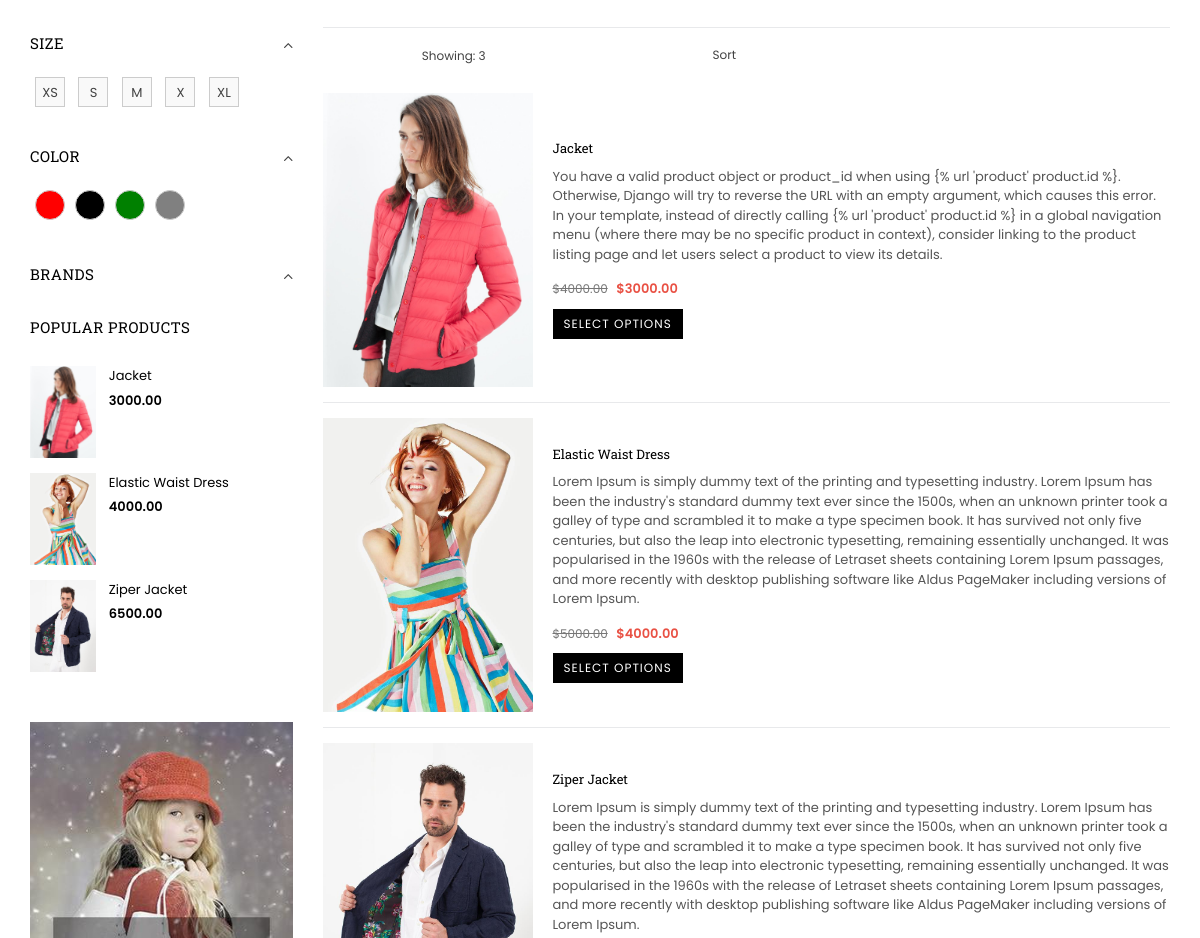
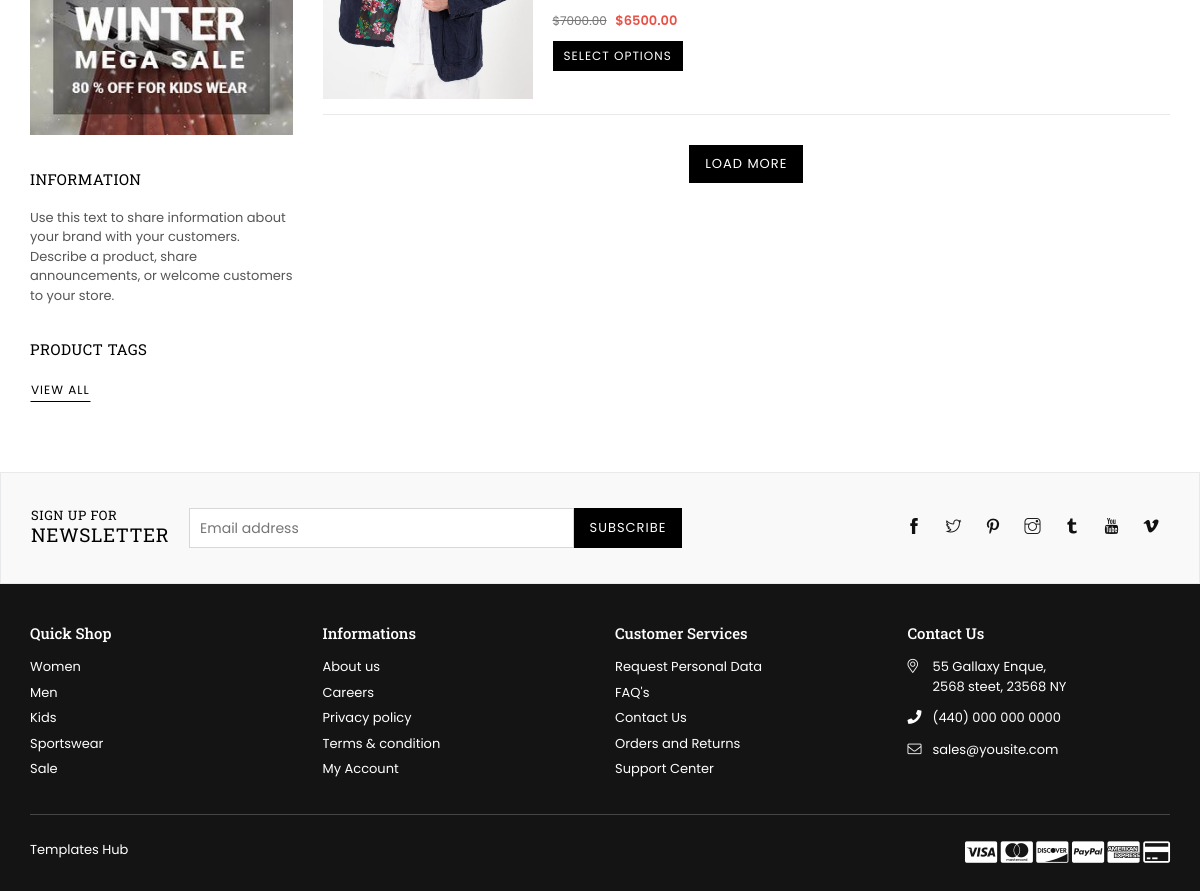
The page /shop/ (lower part) on the database as committed earlier (2 pictures, top to bottom).
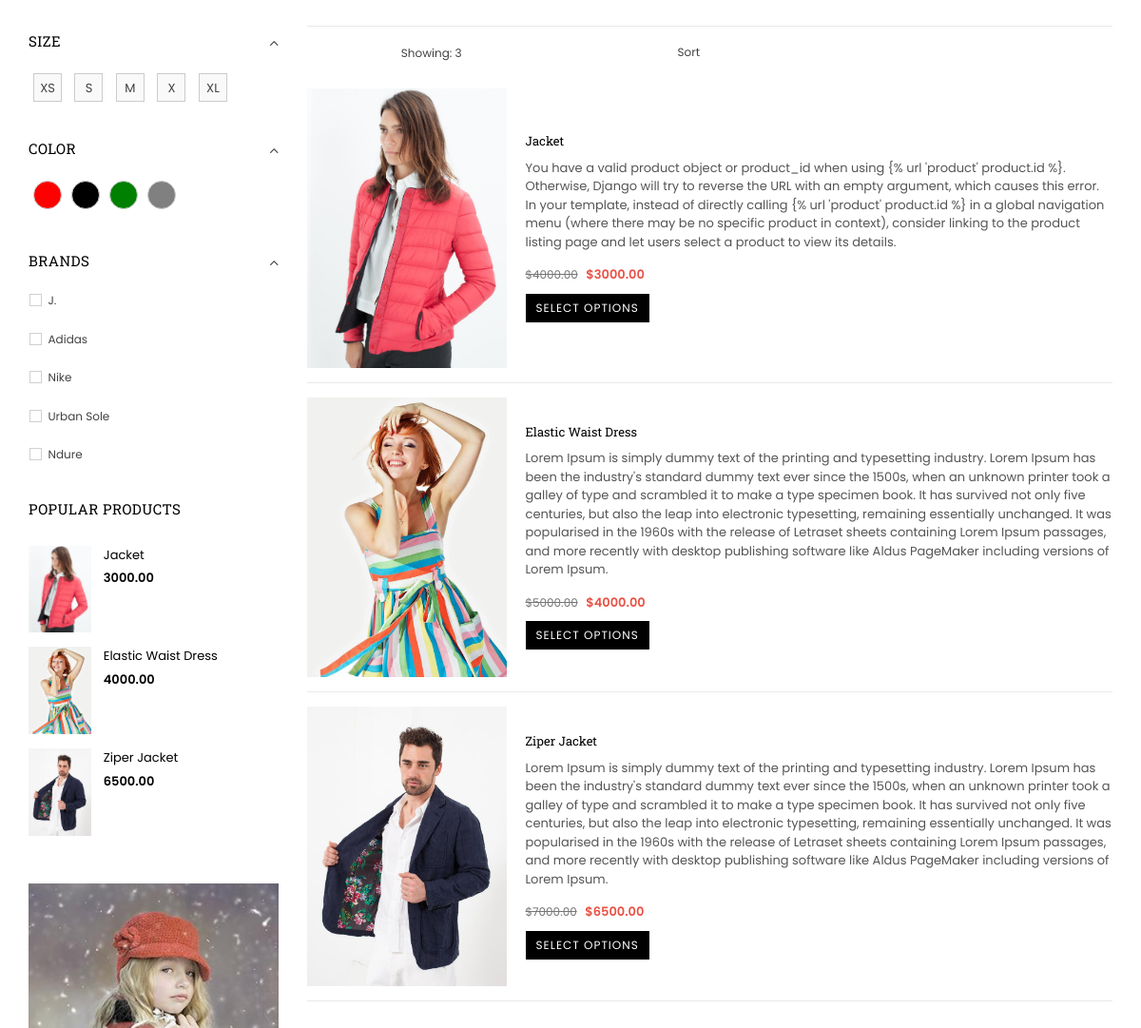
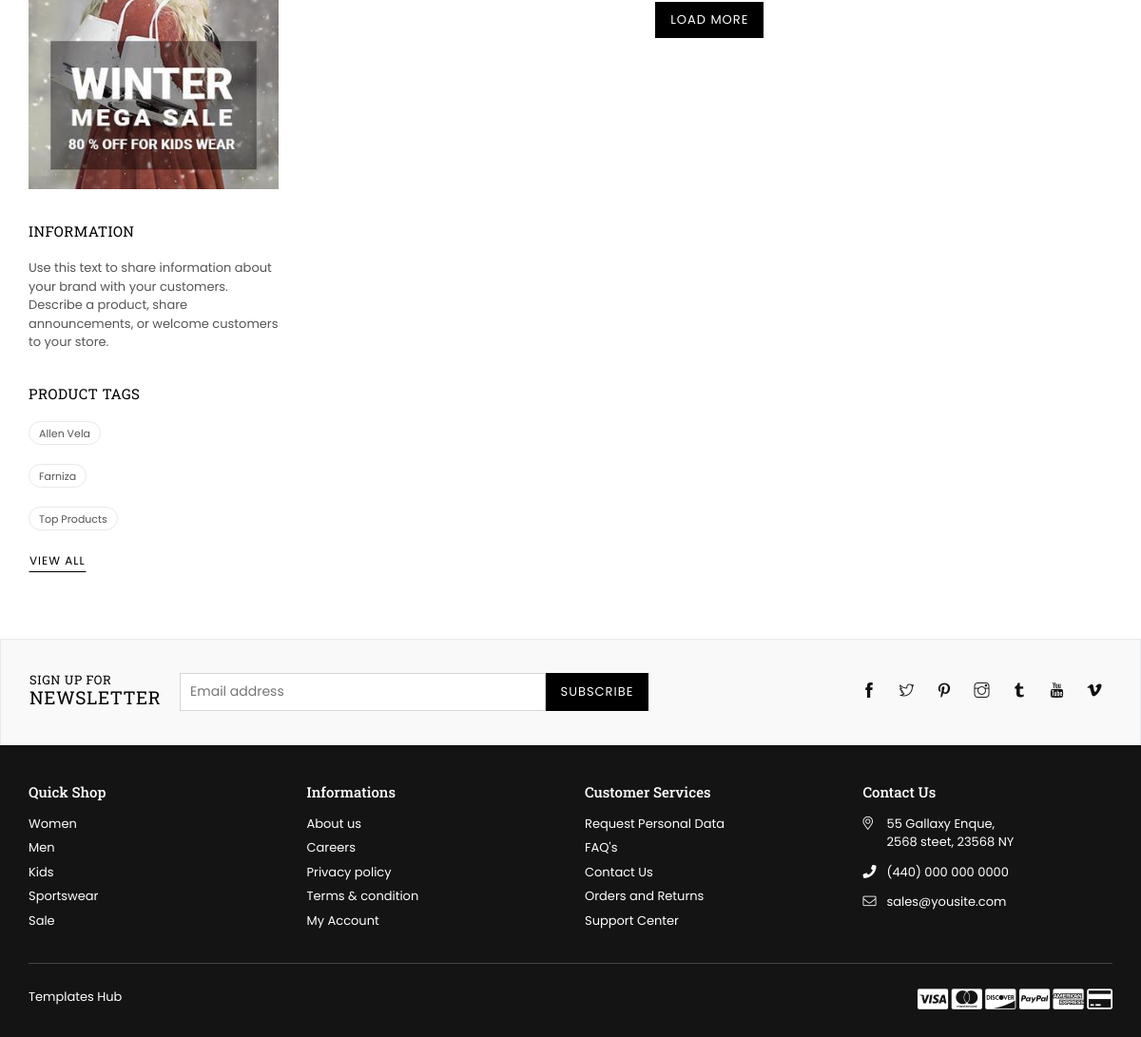
The same page on the database as committed later (2 pictures, top to bottom).
### app/models.py (models this page shows, shortened)
class Size(models.Model):
    name = models.CharField(max_length=10, unique=True)  # e.g., "XS", "S", "M", "L", "XL"

class Color(models.Model):
    name = models.CharField(max_length=50, unique=True)  # e.g., "Red", "Black"
    code = models.CharField(max_length=7, unique=True)  # e.g., "#FF0000"

class Product(models.Model):
    name = models.CharField(max_length=255)
    description = models.TextField()
    price = models.DecimalField(max_digits=10, decimal_places=2)
    slug= models.SlugField(unique=True)
    discounted_price = models.DecimalField(max_digits=10, decimal_places=2, null=True, blank=True)
    SKU = models.CharField(max_length=50, unique=True)
    stock = models.IntegerField()
    rating = models.FloatField()
    reviews_count = models.IntegerField()
    in_stock = models.BooleanField(default=True)
    is_new = models.BooleanField(default=False)
    is_on_sale = models.BooleanField(default=False)
    available_colors = models.ManyToManyField(Color, blank=True)
    available_sizes = models.ManyToManyField(Size, blank=True)
    product_type = models.CharField(max_length=50)
    collection = models.CharField(max_length=100)
    main_image = models.ImageField(upload_to='app/images/product_images/')
    hover_image = models.ImageField(upload_to='app/images/product_images/', blank=True, null=True)
    discount_percentage = models.IntegerField(null=True, blank=True)
    limited_stock_message = models.CharField(max_length=255, null=True, blank=True)
    is_featured= models.BooleanField(default=False)
    brand = models.ForeignKey(Brand, on_delete=models.CASCADE, null=True)
    tags = models.ManyToManyField(Tag, blank=True)

class Brand(models.Model):
    name = models.CharField(max_length=100)

class Tag(models.Model):
    name= models.CharField(max_length=100)
    description= models.CharField(max_length=100)
    slug= models.SlugField(max_length=200, unique=True)

### app/views.py (the view)
# urls.py: path('', views.shop_page, name='shop'),
def shop_page(request):
    categories = Category.objects.filter(parent__isnull=True)
    products = Product.objects.all()
    colors= Color.objects.all()
    sizes = Size.objects.all()
    brands= Brand.objects.all()
    tags= Tag.objects.all()
    selected_size = request.GET.get('size')
    if selected_size:
        products = products.filter(available_sizes__name=selected_size)
    price = request.GET.get('amount')
    if price:
        products = products.filter(price__lte=price)
    sort_option = request.GET.get('SortBy', 'title-ascending')
    if sort_option == 'best-selling':
        products = products.order_by('-is_on_sale')  # Example: Sort by sales
    elif sort_option == 'alphabetically-az':
        products = products.order_by('name')
    elif sort_option == 'alphabetically-za':
        products = products.order_by('-name')
    elif sort_option == 'price-low-high':
        products = products.order_by('price')
    elif sort_option == 'price-high-low':
        products = products.order_by('-price')
    elif sort_option == 'discounted':
        products = products.order_by('-discounted_price')
    elif sort_option == 'non-discounted':
        products = products.order_by('discounted_price')
    product_count = products.count()
    context = {
        "categories": categories,
        "products": products,
        'colors':colors,
        'sizes':sizes,
        'brands':brands,
        'tags':tags,
        'selected_size': selected_size,
        'sort_option': sort_option,
        'product_count': product_count,
    }
    return render(request, 'app/shop.html', context)

### app/templates/app/shop.html (shortened to what the changed rows need)
{% extends 'base.html' %}
{% load static %}
{% block content %}
    <div id="page-content">
        <div class="container">
        	<div class="row">
            	<div class="col-12 col-sm-12 col-md-3 col-lg-3 sidebar filterbar">
                	<div class="sidebar_tags">
                        <div class="sidebar_widget filterBox filter-widget">
                        <div class="widget-title"><h2>Size</h2></div>
                        <form method="get" action="{% url 'shop' %}">
                            <div class="filter-size swatch-list clearfix">
                                {% for size in sizes %}
                                <label style="display: inline-block; margin: 5px;">
                                    <span class="size-btn"
                                        style="display: inline-block; width: 30px; height: 30px; border: 1px solid #ccc; text-align: center; line-height: 30px; font-weight: normal; background-color: #f9f9f9; cursor: pointer;">
                                        {{ size.name }}
                                    </span>
                                </label>
                                {% endfor %}
                            </div>
                        </form>
                    </div>
                        <div class="sidebar_widget filterBox filter-widget">
                        <div class="widget-title"><h2>Color</h2></div>
                        <form method="get" action="{% url 'shop' %}">
                            <div class="filter-color swatch-list clearfix">
                                {% for color in colors %}
                                <label style="display: inline-block; margin: 5px;">
                                    <span class="swatch-btn"
                                        style="display: inline-block; width: 30px; height: 30px; border: 1px solid #ccc; border-radius: 50%; background-color: {{ color.name|lower }}; cursor: pointer;">
                                    </span>
                                </label>
                                {% endfor %}
                            </div>
                        </form>
                    </div>
                        <div class="sidebar_widget filterBox filter-widget">
                            <div class="widget-title"><h2>Brands</h2></div>
                            {% for brand in brands %}
                                <ul>
                                <li>
                                  <label for="check1"><span></span>{{brand.name}}</label>
                                </li>
                            </ul>
                            {% endfor %}
                        </div>
						<div class="sidebar_widget">
                        	<div class="widget-title"><h2>Popular Products</h2></div>
							<div class="widget-content">
                                <div class="list list-sidebar-products">
                                  <div class="grid">
                                    {% for product in products %}
                                    <div class="grid__item">
                                      <div class="mini-list-item">
                                        <div class="mini-view_image">
                                            <a class="grid-view-item__link" href="#">
                                                <img class="grid-view-item__image" src="{{product.main_image.url}}" alt="" />
                                            </a>
                                        </div>
                                        <div class="details"> <a class="grid-view-item__title" href="#">{{product.name}}</a>
                                          <div class="grid-view-item__meta"><span class="product-price__price"><span class="money">{{product.discounted_price}}</span></span></div>
                                        </div>
                                      </div>
                                    </div>
                                    {% endfor %}
                                  </div>
                                </div>
                          	</div>
						</div>
                        <div class="sidebar_widget">
                            <div class="widget-title"><h2>Information</h2></div>
                        </div>
                        <div class="sidebar_widget">
                          <div class="widget-title">
                            <h2>Product Tags</h2>
                          </div>
                          <div class="widget-content">
                            {% for tag in tags %}
                                <ul class="product-tags">
                              <li><a href="#" >{{tag.name}}</a></li>
                            </ul>
                            {% endfor %}
                            <span class="btn btn--small btnview">View all</span> </div>
                        </div>
                    </div>
                </div>
                 <div class="col-12 col-sm-12 col-md-9 col-lg-9 main-col">
                	<div class="productList">
                        <div class="list-view-items grid--view-items">
                            {% for product in products %}
                            <div class="list-product list-view-item">
                                <div class="list-view-item__image-column">
                                    <div class="list-view-item__image-wrapper">
                                        <a href="#"><img class="list-view-item__image blur-up lazyload" data-src="{{product.main_image.url}}" src="{{product.main_image.url}}" alt="image" title="product"></a>
                                    </div>
                                </div>
                                <div class="list-view-item__title-column">
                                    <div class="h4 grid-view-item__title"><a href="#">{{product.name}}</a></div>
                                    <p>{{product.description}}</p>
                                    <p class="product-price grid-view-item__meta">
                                        <span class="old-price">${{product.price}}</span>
                                        <span class="product-price__price product-price__sale"><span class="money">${{product.discounted_price}}</span></span>
                                    </p>
                                    <form class="variants" action="{% url 'product' product.slug %}">
                                    	<button class="btn btn--small" type="submit">Select Options</button>
	                                </form>
                                </div>
                            </div>
                            {% endfor %}
                        </div>
                    </div>
                </div>
            </div>
        </div>
    </div>
{% endblock content %}

Rows that differ between the two databases and show on the page:
added Brand: name "J."
added Brand: name "Adidas"
added Brand: name "Nike"
added Brand: name "Urban Sole"
added Brand: name "Ndure"
added Tag: name "Allen Vela"
added Tag: name "Farniza"
added Tag: name "Top Products"
